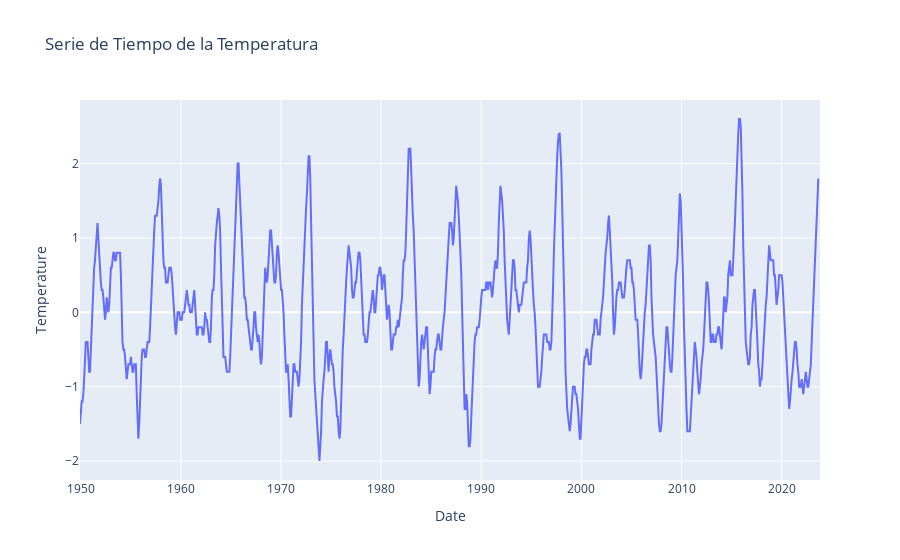

Notebook cell for this chart:
### Code cell
import pandas as pd
import plotly.express as px

# Asegúrate de que 'df_melted' es tu DataFrame
df_melted['Date'] = df_melted['Date'].dt.to_timestamp()
df_melted['Temperature'] = pd.to_numeric(df_melted['Temperature'], errors='coerce')

# Crear un gráfico de serie de tiempo con Plotly
fig = px.line(df_melted, x='Date', y='Temperature', title='Serie de Tiempo de la Temperatura')

# Mostrar el gráfico
fig.show()

### Figure 1 — Plotly figure (JSON) as saved in the notebook; plotly's stock layout.template omitted (floating-point values rounded to 4 significant figures; data arrays with more than 128 entries replaced by an {"elided": "..."} marker saying what was removed)
{"data": [{"hovertemplate": "Date=%{x}<br>Temperature=%{y}<extra></extra>", "legendgroup": "", "line": {"color": "#636efa", "dash": "solid"}, "marker": {"symbol": "circle"}, "mode": "lines", "name": "", "orientation": "v", "showlegend": false, "type": "scatter", "x": {"elided": "888 str values"}, "xaxis": "x", "y": {"elided": "888 float values"}, "yaxis": "y"}], "layout": {"legend": {"tracegroupgap": 0}, "title": {"text": "Serie de Tiempo de la Temperatura"}, "xaxis": {"anchor": "y", "domain": [0, 1], "title": {"text": "Date"}}, "yaxis": {"anchor": "x", "domain": [0, 1], "title": {"text": "Temperature"}}}}
